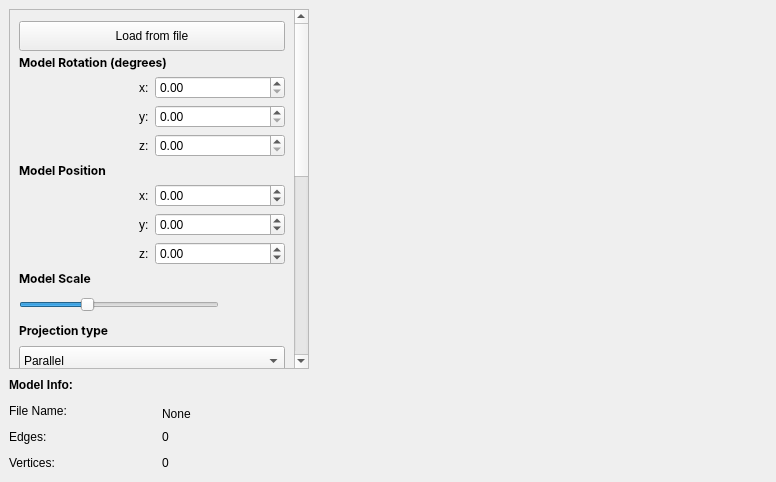
<?xml version="1.0" encoding="UTF-8"?>
<ui version="4.0">
 <class>Viewer</class>
 <widget class="QMainWindow" name="Viewer">
  <property name="geometry">
   <rect>
    <x>0</x>
    <y>0</y>
    <width>776</width>
    <height>482</height>
   </rect>
  </property>
  <property name="mouseTracking">
   <bool>true</bool>
  </property>
  <property name="windowTitle">
   <string>MainWindow</string>
  </property>
  <widget class="QWidget" name="centralwidget">
   <layout class="QHBoxLayout" name="horizontalLayout">
    <item>
     <layout class="QVBoxLayout" name="verticalLayout_11">
      <item>
       <widget class="QScrollArea" name="scrollArea">
        <property name="minimumSize">
         <size>
          <width>300</width>
          <height>200</height>
         </size>
        </property>
        <property name="maximumSize">
         <size>
          <width>300</width>
          <height>1500</height>
         </size>
        </property>
        <property name="autoFillBackground">
         <bool>true</bool>
        </property>
        <property name="styleSheet">
         <string notr="true"/>
        </property>
        <property name="widgetResizable">
         <bool>true</bool>
        </property>
        <widget class="QWidget" name="scrollAreaWidgetContents_2">
         <property name="geometry">
          <rect>
           <x>0</x>
           <y>0</y>
           <width>288</width>
           <height>715</height>
          </rect>
         </property>
         <layout class="QVBoxLayout" name="verticalLayout_8">
          <item>
           <widget class="QPushButton" name="load_from_file_btn">
            <property name="minimumSize">
             <size>
              <width>0</width>
              <height>30</height>
             </size>
            </property>
            <property name="maximumSize">
             <size>
              <width>16777215</width>
              <height>25</height>
             </size>
            </property>
            <property name="styleSheet">
             <string notr="true"/>
            </property>
            <property name="text">
             <string>Load from file</string>
            </property>
           </widget>
          </item>
          <item alignment="Qt::AlignTop">
           <widget class="QLabel" name="label_99">
            <property name="font">
             <font>
              <family>SF Pro Text</family>
              <bold>true</bold>
             </font>
            </property>
            <property name="text">
             <string>Model Rotation (degrees)</string>
            </property>
           </widget>
          </item>
          <item>
           <layout class="QHBoxLayout" name="horizontalLayout_46">
            <item alignment="Qt::AlignRight">
             <widget class="QLabel" name="label_91">
              <property name="text">
               <string>x:</string>
              </property>
             </widget>
            </item>
            <item>
             <widget class="QDoubleSpinBox" name="rotation_x_spinbox">
              <property name="maximumSize">
               <size>
                <width>16777215</width>
                <height>25</height>
               </size>
              </property>
              <property name="minimum">
               <double>0.000000000000000</double>
              </property>
              <property name="maximum">
               <double>360.000000000000000</double>
              </property>
              <property name="singleStep">
               <double>5.000000000000000</double>
              </property>
             </widget>
            </item>
           </layout>
          </item>
          <item>
           <layout class="QHBoxLayout" name="horizontalLayout_48">
            <item alignment="Qt::AlignRight">
             <widget class="QLabel" name="label_102">
              <property name="text">
               <string>y:</string>
              </property>
             </widget>
            </item>
            <item>
             <widget class="QDoubleSpinBox" name="rotation_y_spinbox">
              <property name="maximumSize">
               <size>
                <width>16777215</width>
                <height>25</height>
               </size>
              </property>
              <property name="minimum">
               <double>0.000000000000000</double>
              </property>
              <property name="maximum">
               <double>360.000000000000000</double>
              </property>
              <property name="singleStep">
               <double>5.000000000000000</double>
              </property>
             </widget>
            </item>
           </layout>
          </item>
          <item>
           <layout class="QHBoxLayout" name="horizontalLayout_47">
            <item alignment="Qt::AlignRight">
             <widget class="QLabel" name="label_101">
              <property name="text">
               <string>z:</string>
              </property>
             </widget>
            </item>
            <item>
             <widget class="QDoubleSpinBox" name="rotation_z_spinbox">
              <property name="maximumSize">
               <size>
                <width>16777215</width>
                <height>25</height>
               </size>
              </property>
              <property name="minimum">
               <double>0.000000000000000</double>
              </property>
              <property name="maximum">
               <double>360.000000000000000</double>
              </property>
              <property name="singleStep">
               <double>5.000000000000000</double>
              </property>
             </widget>
            </item>
           </layout>
          </item>
          <item>
           <widget class="QLabel" name="label_97">
            <property name="font">
             <font>
              <family>SF Pro Text</family>
              <italic>false</italic>
              <bold>true</bold>
             </font>
            </property>
            <property name="styleSheet">
             <string notr="true"/>
            </property>
            <property name="text">
             <string>Model Position</string>
            </property>
           </widget>
          </item>
          <item>
           <layout class="QHBoxLayout" name="horizontalLayout_42">
            <item alignment="Qt::AlignRight">
             <widget class="QLabel" name="label_73">
              <property name="text">
               <string>x:</string>
              </property>
             </widget>
            </item>
            <item>
             <widget class="QDoubleSpinBox" name="position_x_spinbox">
              <property name="maximumSize">
               <size>
                <width>16777215</width>
                <height>25</height>
               </size>
              </property>
              <property name="minimum">
               <double>-10.000000000000000</double>
              </property>
              <property name="maximum">
               <double>10.000000000000000</double>
              </property>
              <property name="singleStep">
               <double>0.100000000000000</double>
              </property>
             </widget>
            </item>
           </layout>
          </item>
          <item>
           <layout class="QHBoxLayout" name="horizontalLayout_45">
            <item alignment="Qt::AlignRight">
             <widget class="QLabel" name="label_90">
              <property name="text">
               <string>y:</string>
              </property>
             </widget>
            </item>
            <item>
             <widget class="QDoubleSpinBox" name="position_y_spinbox">
              <property name="maximumSize">
               <size>
                <width>16777215</width>
                <height>25</height>
               </size>
              </property>
              <property name="minimum">
               <double>-10.000000000000000</double>
              </property>
              <property name="maximum">
               <double>10.000000000000000</double>
              </property>
              <property name="singleStep">
               <double>0.100000000000000</double>
              </property>
             </widget>
            </item>
           </layout>
          </item>
          <item>
           <layout class="QHBoxLayout" name="horizontalLayout_43">
            <item alignment="Qt::AlignRight">
             <widget class="QLabel" name="label_87">
              <property name="text">
               <string>z:</string>
              </property>
             </widget>
            </item>
            <item>
             <widget class="QDoubleSpinBox" name="position_z_spinbox">
              <property name="maximumSize">
               <size>
                <width>16777215</width>
                <height>25</height>
               </size>
              </property>
              <property name="minimum">
               <double>-10.000000000000000</double>
              </property>
              <property name="maximum">
               <double>10.000000000000000</double>
              </property>
              <property name="singleStep">
               <double>0.100000000000000</double>
              </property>
             </widget>
            </item>
           </layout>
          </item>
          <item alignment="Qt::AlignTop">
           <widget class="QLabel" name="label_92">
            <property name="font">
             <font>
              <family>SF Pro Text</family>
              <bold>true</bold>
             </font>
            </property>
            <property name="text">
             <string>Model Scale</string>
            </property>
           </widget>
          </item>
          <item>
           <widget class="QSlider" name="model_scale_slider">
            <property name="minimumSize">
             <size>
              <width>200</width>
              <height>25</height>
             </size>
            </property>
            <property name="maximumSize">
             <size>
              <width>200</width>
              <height>25</height>
             </size>
            </property>
            <property name="minimum">
             <number>1</number>
            </property>
            <property name="maximum">
             <number>300</number>
            </property>
            <property name="singleStep">
             <number>1</number>
            </property>
            <property name="value">
             <number>100</number>
            </property>
            <property name="tracking">
             <bool>true</bool>
            </property>
            <property name="orientation">
             <enum>Qt::Horizontal</enum>
            </property>
           </widget>
          </item>
          <item alignment="Qt::AlignTop">
           <widget class="QLabel" name="label_93">
            <property name="font">
             <font>
              <family>SF Pro Text</family>
              <bold>true</bold>
             </font>
            </property>
            <property name="text">
             <string>Projection type</string>
            </property>
           </widget>
          </item>
          <item>
           <widget class="QComboBox" name="projection_type_combobox">
            <property name="minimumSize">
             <size>
              <width>0</width>
              <height>30</height>
             </size>
            </property>
            <property name="maximumSize">
             <size>
              <width>16777215</width>
              <height>25</height>
             </size>
            </property>
            <item>
             <property name="text">
              <string>Parallel</string>
             </property>
            </item>
            <item>
             <property name="text">
              <string>Central</string>
             </property>
            </item>
           </widget>
          </item>
          <item>
           <widget class="QLabel" name="label_83">
            <property name="font">
             <font>
              <family>SF Pro Text</family>
              <bold>true</bold>
             </font>
            </property>
            <property name="text">
             <string>Vertices display method</string>
            </property>
           </widget>
          </item>
          <item>
           <widget class="QComboBox" name="vertices_display_method_combobox">
            <property name="minimumSize">
             <size>
              <width>0</width>
              <height>30</height>
             </size>
            </property>
            <property name="maximumSize">
             <size>
              <width>16777215</width>
              <height>25</height>
             </size>
            </property>
            <property name="currentIndex">
             <number>0</number>
            </property>
            <item>
             <property name="text">
              <string>Square</string>
             </property>
            </item>
            <item>
             <property name="text">
              <string>Circle</string>
             </property>
            </item>
            <item>
             <property name="text">
              <string>Blank</string>
             </property>
            </item>
           </widget>
          </item>
          <item>
           <widget class="QLabel" name="label_100">
            <property name="font">
             <font>
              <family>Monospace</family>
              <bold>true</bold>
             </font>
            </property>
            <property name="text">
             <string>Vertices preferences</string>
            </property>
           </widget>
          </item>
          <item>
           <layout class="QHBoxLayout" name="horizontalLayout_44">
            <item alignment="Qt::AlignRight">
             <widget class="QLabel" name="label_89">
              <property name="text">
               <string>Size</string>
              </property>
             </widget>
            </item>
            <item alignment="Qt::AlignRight">
             <widget class="QSlider" name="vertices_size_slider">
              <property name="minimumSize">
               <size>
                <width>150</width>
                <height>25</height>
               </size>
              </property>
              <property name="maximumSize">
               <size>
                <width>150</width>
                <height>25</height>
               </size>
              </property>
              <property name="minimum">
               <number>1</number>
              </property>
              <property name="maximum">
               <number>100</number>
              </property>
              <property name="singleStep">
               <number>1</number>
              </property>
              <property name="value">
               <number>1</number>
              </property>
              <property name="orientation">
               <enum>Qt::Horizontal</enum>
              </property>
             </widget>
            </item>
           </layout>
          </item>
          <item>
           <widget class="QPushButton" name="vertices_color_btn">
            <property name="minimumSize">
             <size>
              <width>0</width>
              <height>30</height>
             </size>
            </property>
            <property name="maximumSize">
             <size>
              <width>16777215</width>
              <height>25</height>
             </size>
            </property>
            <property name="text">
             <string>Color</string>
            </property>
           </widget>
          </item>
          <item>
           <widget class="QLabel" name="label_96">
            <property name="font">
             <font>
              <family>Monospace</family>
              <bold>true</bold>
             </font>
            </property>
            <property name="text">
             <string>Edges preferences</string>
            </property>
           </widget>
          </item>
          <item>
           <layout class="QHBoxLayout" name="horizontalLayout_2">
            <item alignment="Qt::AlignRight">
             <widget class="QLabel" name="label_88">
              <property name="text">
               <string>Type</string>
              </property>
             </widget>
            </item>
            <item>
             <widget class="QComboBox" name="edges_type_combobox">
              <property name="minimumSize">
               <size>
                <width>0</width>
                <height>0</height>
               </size>
              </property>
              <property name="maximumSize">
               <size>
                <width>16777215</width>
                <height>25</height>
               </size>
              </property>
              <item>
               <property name="text">
                <string>Solid</string>
               </property>
              </item>
              <item>
               <property name="text">
                <string>Dashed</string>
               </property>
              </item>
             </widget>
            </item>
           </layout>
          </item>
          <item>
           <widget class="QPushButton" name="edges_color_btn">
            <property name="minimumSize">
             <size>
              <width>0</width>
              <height>30</height>
             </size>
            </property>
            <property name="maximumSize">
             <size>
              <width>16777215</width>
              <height>25</height>
             </size>
            </property>
            <property name="text">
             <string>Color</string>
            </property>
           </widget>
          </item>
          <item>
           <layout class="QHBoxLayout" name="horizontalLayout_3">
            <item alignment="Qt::AlignRight">
             <widget class="QLabel" name="label_74">
              <property name="text">
               <string>Thikness</string>
              </property>
             </widget>
            </item>
            <item>
             <widget class="QSlider" name="edges_thikness_slider">
              <property name="minimumSize">
               <size>
                <width>0</width>
                <height>25</height>
               </size>
              </property>
              <property name="maximumSize">
               <size>
                <width>150</width>
                <height>25</height>
               </size>
              </property>
              <property name="minimum">
               <number>1</number>
              </property>
              <property name="maximum">
               <number>10</number>
              </property>
              <property name="value">
               <number>1</number>
              </property>
              <property name="orientation">
               <enum>Qt::Horizontal</enum>
              </property>
             </widget>
            </item>
           </layout>
          </item>
          <item>
           <widget class="QPushButton" name="background_color_btn">
            <property name="minimumSize">
             <size>
              <width>0</width>
              <height>30</height>
             </size>
            </property>
            <property name="maximumSize">
             <size>
              <width>16777215</width>
              <height>25</height>
             </size>
            </property>
            <property name="text">
             <string>Background Color</string>
            </property>
           </widget>
          </item>
          <item>
           <widget class="QPushButton" name="reset_model_settings_btn">
            <property name="minimumSize">
             <size>
              <width>0</width>
              <height>30</height>
             </size>
            </property>
            <property name="maximumSize">
             <size>
              <width>16777215</width>
              <height>25</height>
             </size>
            </property>
            <property name="text">
             <string>Reset Model Settings</string>
            </property>
           </widget>
          </item>
          <item>
           <widget class="QPushButton" name="screenshot_btn">
            <property name="minimumSize">
             <size>
              <width>0</width>
              <height>30</height>
             </size>
            </property>
            <property name="maximumSize">
             <size>
              <width>16777215</width>
              <height>25</height>
             </size>
            </property>
            <property name="text">
             <string>Screenshot</string>
            </property>
           </widget>
          </item>
          <item>
           <widget class="QPushButton" name="record_btn">
            <property name="minimumSize">
             <size>
              <width>0</width>
              <height>30</height>
             </size>
            </property>
            <property name="maximumSize">
             <size>
              <width>16777215</width>
              <height>30</height>
             </size>
            </property>
            <property name="text">
             <string>Start recording</string>
            </property>
           </widget>
          </item>
          <item>
           <spacer name="verticalSpacer_4">
            <property name="orientation">
             <enum>Qt::Vertical</enum>
            </property>
            <property name="sizeHint" stdset="0">
             <size>
              <width>20</width>
              <height>40</height>
             </size>
            </property>
           </spacer>
          </item>
         </layout>
        </widget>
       </widget>
      </item>
      <item>
       <layout class="QVBoxLayout" name="verticalLayout_10">
        <item>
         <widget class="QLabel" name="label_110">
          <property name="minimumSize">
           <size>
            <width>50</width>
            <height>20</height>
           </size>
          </property>
          <property name="maximumSize">
           <size>
            <width>200</width>
            <height>20</height>
           </size>
          </property>
          <property name="font">
           <font>
            <bold>true</bold>
           </font>
          </property>
          <property name="text">
           <string>Model Info:</string>
          </property>
         </widget>
        </item>
        <item>
         <layout class="QHBoxLayout" name="horizontalLayout_52">
          <item alignment="Qt::AlignLeft|Qt::AlignBottom">
           <widget class="QLabel" name="label_111">
            <property name="minimumSize">
             <size>
              <width>50</width>
              <height>20</height>
             </size>
            </property>
            <property name="maximumSize">
             <size>
              <width>200</width>
              <height>20</height>
             </size>
            </property>
            <property name="text">
             <string>File Name:</string>
            </property>
           </widget>
          </item>
          <item alignment="Qt::AlignLeft|Qt::AlignBottom">
           <widget class="QLabel" name="Filename_Label">
            <property name="maximumSize">
             <size>
              <width>100</width>
              <height>16777215</height>
             </size>
            </property>
            <property name="text">
             <string>None</string>
            </property>
           </widget>
          </item>
         </layout>
        </item>
        <item>
         <layout class="QHBoxLayout" name="horizontalLayout_53">
          <item>
           <widget class="QLabel" name="label_113">
            <property name="minimumSize">
             <size>
              <width>50</width>
              <height>20</height>
             </size>
            </property>
            <property name="maximumSize">
             <size>
              <width>200</width>
              <height>20</height>
             </size>
            </property>
            <property name="text">
             <string>Edges:</string>
            </property>
           </widget>
          </item>
          <item alignment="Qt::AlignLeft">
           <widget class="QLabel" name="edges_count_label">
            <property name="maximumSize">
             <size>
              <width>100</width>
              <height>16777215</height>
             </size>
            </property>
            <property name="text">
             <string>0</string>
            </property>
           </widget>
          </item>
         </layout>
        </item>
        <item>
         <layout class="QHBoxLayout" name="horizontalLayout_54">
          <item>
           <widget class="QLabel" name="label_115">
            <property name="minimumSize">
             <size>
              <width>50</width>
              <height>20</height>
             </size>
            </property>
            <property name="maximumSize">
             <size>
              <width>200</width>
              <height>20</height>
             </size>
            </property>
            <property name="text">
             <string>Vertices:</string>
            </property>
           </widget>
          </item>
          <item alignment="Qt::AlignLeft">
           <widget class="QLabel" name="vertices_count_label">
            <property name="maximumSize">
             <size>
              <width>100</width>
              <height>16777215</height>
             </size>
            </property>
            <property name="text">
             <string>0</string>
            </property>
           </widget>
          </item>
         </layout>
        </item>
       </layout>
      </item>
     </layout>
    </item>
    <item>
     <widget class="GLWidget" name="widget" native="true">
      <property name="minimumSize">
       <size>
        <width>300</width>
        <height>0</height>
       </size>
      </property>
     </widget>
    </item>
   </layout>
  </widget>
  <widget class="QMenuBar" name="menubar">
   <property name="geometry">
    <rect>
     <x>0</x>
     <y>0</y>
     <width>776</width>
     <height>17</height>
    </rect>
   </property>
  </widget>
  <action name="actionLoad_From_File">
   <property name="text">
    <string>Load From File</string>
   </property>
  </action>
  <action name="actionChange_background_color">
   <property name="text">
    <string>Change background color</string>
   </property>
  </action>
  <action name="actionReset_model_settings">
   <property name="text">
    <string>Reset model settings</string>
   </property>
  </action>
  <action name="actionScreenShot">
   <property name="text">
    <string>ScreenShot</string>
   </property>
  </action>
  <action name="actionStart_Recording">
   <property name="text">
    <string>Start Recording</string>
   </property>
  </action>
 </widget>
 <customwidgets>
  <customwidget>
   <class>GLWidget</class>
   <extends>QWidget</extends>
   <header>View/glwidget.h</header>
   <container>1</container>
  </customwidget>
 </customwidgets>
 <resources/>
 <connections/>
</ui>
